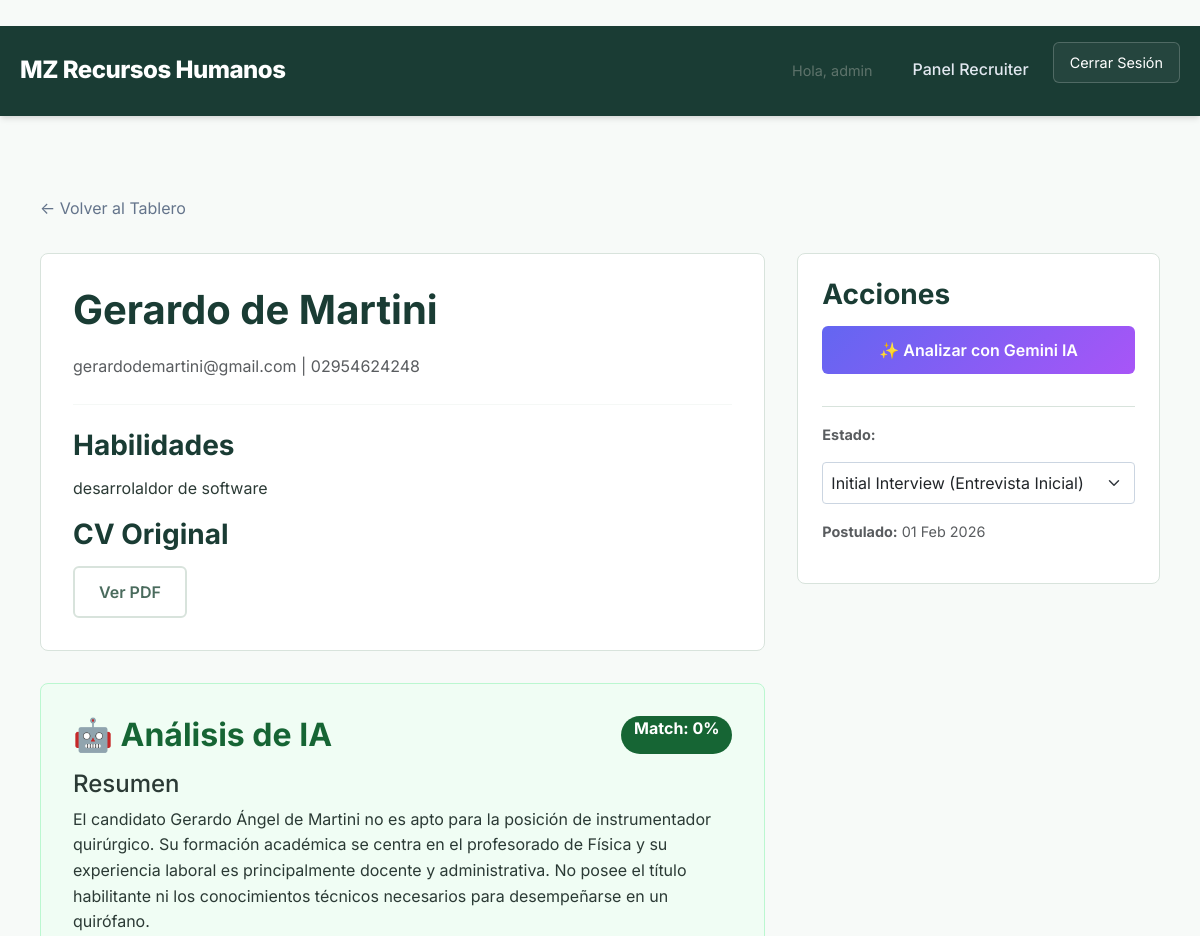
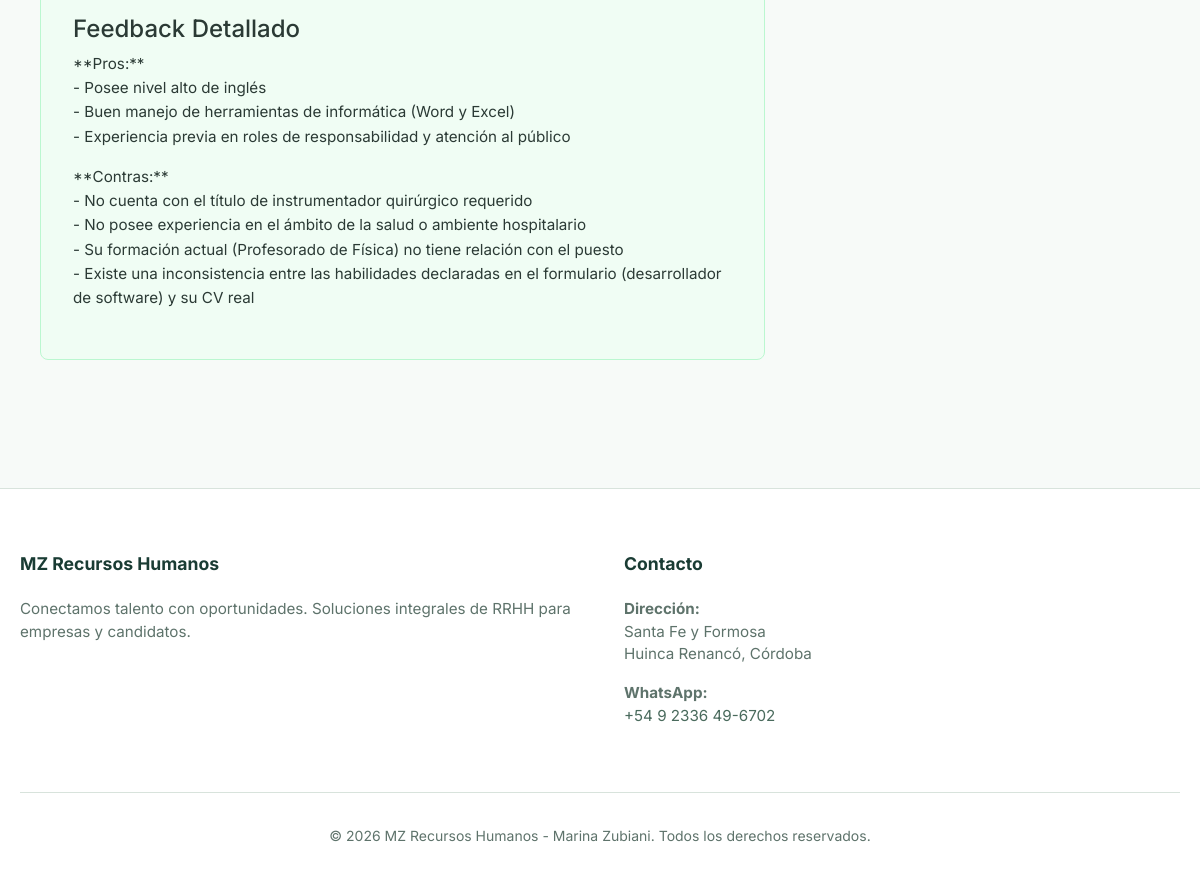
/staff/application/2/ (signed in), run on the app's committed database (2 pictures, top to bottom).
### applications/models.py (models this page shows, shortened)
class Application(models.Model):
    STATUS_CHOICES = [
        ('applied', 'Applied (Postulado)'),
        ('initial_interview', 'Initial Interview (Entrevista Inicial)'),
        ('tech_evaluation', 'Tech Evaluation (Evaluación Técnica)'),
        ('shortlist', 'Shortlist (Terna Final)'),
        ('offer', 'Offer (Oferta)'),
        ('hired', 'Hired (Contratado)'),
        ('rejected', 'Rejected (Descartado)'),
    ]
    vacancy = models.ForeignKey(Vacancy, related_name='applications', on_delete=models.CASCADE)
    candidate = models.ForeignKey(Candidate, related_name='applications', on_delete=models.CASCADE)
    status = models.CharField(max_length=20, choices=STATUS_CHOICES, default='applied')
    match_score = models.IntegerField(default=0, help_text="Percentage match based on skills (0-100)")
    applied_at = models.DateTimeField(auto_now_add=True)
    notes = models.TextField(blank=True)
    ai_summary = models.TextField(blank=True, help_text="AI-generated summary of the candidate")
    ai_match_score = models.IntegerField(null=True, blank=True, help_text="AI-calculated match score (0-100)")
    ai_feedback = models.TextField(blank=True, help_text="Detailed AI feedback on the match")

### candidates/models.py (models this page shows, shortened)
class Candidate(models.Model):
    AVAILABILITY_CHOICES = [
        ('active', 'Active (Looking)'),
        ('open', 'Open to Offers (Listening)'),
        ('not_looking', 'Not Looking (Dormant)'),
    ]
    first_name = models.CharField(max_length=100)
    last_name = models.CharField(max_length=100)
    user = models.OneToOneField(User, on_delete=models.CASCADE, null=True, blank=True, related_name='candidate_profile')
    email = models.EmailField(unique=True)
    secondary_email = models.CharField(max_length=255, blank=True, null=True, help_text="Correos secundarios separados por coma")
    phone = models.CharField(max_length=20, blank=True)
    resume_file = models.FileField(upload_to='resumes/', blank=True, null=True)
    skills = models.TextField(blank=True, help_text="Habilidades separadas por coma o descripción breve")
    tags = models.ManyToManyField(Tag, blank=True, related_name='candidates')
    availability_status = models.CharField(max_length=20, choices=AVAILABILITY_CHOICES, default='active')
    last_updated = models.DateTimeField(auto_now=True)
    update_token = models.UUIDField(default=uuid.uuid4, editable=False)
    created_at = models.DateTimeField(auto_now_add=True)

### dashboard/views.py (the view)
# urls.py: path('application/<int:application_id>/', views.application_detail, name='application_detail'),
@login_required
@user_passes_test(is_recruiter)
def application_detail(request, application_id):
    application = get_object_or_404(Application, id=application_id)
    status_choices = Application.STATUS_CHOICES
    return render(request, 'dashboard/application_detail.html', {
        'application': application,
        'status_choices': status_choices
    })

### dashboard/views.py (called while the page is built)
def is_recruiter(user):
    return user.is_staff

### hr_project/templates/dashboard/application_detail.html (shortened to what this page needs)
﻿{% extends "base.html" %}
{% block content %}
<div class="container" style="margin-top: 2rem;">
    <div style="margin-bottom: 2rem;">
        <a href="{% url 'kanban_board' application.vacancy.id %}" style="text-decoration: none; color: #64748b;">&larr;
            Volver al Tablero</a>
    </div>
    <div style="display: grid; grid-template-columns: 2fr 1fr; gap: 2rem;">
        <div>
            <div style="background: white; padding: 2rem; border-radius: 8px; border: 1px solid var(--border-color);">
                <h1>{{ application.candidate.first_name }} {{ application.candidate.last_name }}</h1>
                <p class="text-muted">{{ application.candidate.email }} | {{ application.candidate.phone }}</p>
                <hr style="margin: 1.5rem 0; border: 0; border-top: 1px solid var(--border-color);">
                <h3>Habilidades</h3>
                <p>{{ application.candidate.skills }}</p>
                <h3>CV Original</h3>
                {% if application.candidate.resume_file %}
                <a href="{{ application.candidate.resume_file.url }}" target="_blank" class="btn btn-outline">Ver
                    PDF</a>
                {% else %}
                <p class="text-muted">No hay CV adjunto.</p>
                {% endif %}
            </div>
            {% if application.ai_summary %}
            <div
                style="background: #f0fdf4; padding: 2rem; border-radius: 8px; border: 1px solid #bbf7d0; margin-top: 2rem;">
                <h2 style="color: #166534; display: flex; justify-content: space-between;">
                    <span>🤖 Análisis de IA</span>
                    <span
                        style="background: #166534; color: white; padding: 0.2rem 0.8rem; border-radius: 20px; font-size: 1rem;">Match:
                        {{ application.ai_match_score }}%</span>
                </h2>
                <div style="margin-top: 1rem;">
                    <h4>Resumen</h4>
                    <p>{{ application.ai_summary }}</p>
                    <h4>Feedback Detallado</h4>
                    <div style="font-size: 0.95rem; line-height: 1.6;">{{ application.ai_feedback|linebreaks }}</div>
                </div>
            </div>
            {% endif %}
        </div>
        <div>
            <div style="background: white; padding: 1.5rem; border-radius: 8px; border: 1px solid var(--border-color);">
                <h3>Acciones</h3>
                <form action="{% url 'analyze_application' application.id %}" method="post">
                    <button type="submit" class="btn btn-primary"
                        style="width: 100%; margin-bottom: 1rem; background: linear-gradient(135deg, #6366f1 0%, #a855f7 100%); border: none;">
                        ✨ Analizar con Gemini IA
                    </button>
                </form>
                <div style="margin-top: 1rem; padding-top: 1rem; border-top: 1px solid var(--border-color);">
                    <p class="text-muted" style="font-size: 0.9rem;">
                        <strong>Estado:</strong>
                    </p>
                    <div style="margin-bottom: 1rem;">
                        <form action="{% url 'update_application_status' application.id %}" method="post" style="display: flex; gap: 0.5rem; align-items: center;">
                            <select name="status" class="form-select" onchange="this.form.submit()"
                                    style="padding: 0.5rem; border-radius: 4px; border: 1px solid #cbd5e1; flex-grow: 1;">
                                {% for code, label in status_choices %}
                                <option value="{{ code }}" {% if application.status == code %}selected{% endif %}>
                                    {{ label }}
                                </option>
                                {% endfor %}
                            </select>
                        </form>
                    </div>
                    <p class="text-muted" style="font-size: 0.9rem;">
                        <strong>Postulado:</strong> {{ application.applied_at|date:"d M Y" }}
                    </p>
                </div>
            </div>
        </div>
    </div>
</div>
{% endblock %}

### hr_project/templates/base.html (shortened to what this page needs)
{% load static %}
<!DOCTYPE html>
<html lang="en">
<head>
    <link href="https://cdn.jsdelivr.net/npm/bootstrap@5.3.0/dist/css/bootstrap.min.css" rel="stylesheet">
    <link rel="stylesheet" href="https://cdnjs.cloudflare.com/ajax/libs/font-awesome/6.4.0/css/all.min.css">
    <link rel="stylesheet" href="{% static 'css/styles.css' %}">
</head>
<body>
    <header>
        <div class="container">
            <a href="/" class="logo">MZ Recursos Humanos</a>
            <nav class="nav-links">
                {% if user.is_authenticated %}
                <span style="margin-right: 1rem; color: var(--text-muted); font-size: 0.9rem;">Hola, {{ user }}</span>
                {% if user.company_profile %}
                <a href="{% url 'client_portal' %}">Empresas</a>
                {% elif user.candidate_profile %}
                <a href="{% url 'candidate_dashboard' %}">Mi Panel</a>
                {% elif user.is_staff %}
                <a href="{% url 'dashboard_home' %}">Panel Recruiter</a>
                {% endif %}
                <form action="{% url 'logout' %}" method="post" style="display:inline;">
                    <button type="submit" class="btn-nav">Cerrar Sesión</button>
                </form>
                {% else %}
                <a href="/">Oportunidades</a>
                <a href="/candidates/login/">Soy Candidato</a>
                <a href="{% url 'client_login' %}">Soy Empresa</a>
                <a href="{% url 'dashboard_login' %}" class="btn-nav">Acceso Staff</a>
                {% endif %}
            </nav>
        </div>
    </header>
    <main class="container" style="padding-top: 3rem; padding-bottom: 3rem;">
        {% block content %}{% endblock %}
    </main>
    <footer>
        <div class="container">
            <div class="footer-grid">
                <div class="footer-col">
                    <h4>MZ Recursos Humanos</h4>
                    <p>Conectamos talento con oportunidades. Soluciones integrales de RRHH para empresas y candidatos.
                    </p>
                </div>
                <div class="footer-col">
                    <h4>Contacto</h4>
                    <p><strong>Dirección:</strong><br>Santa Fe y Formosa<br>Huinca Renancó, Córdoba</p>
                    <p><strong>WhatsApp:</strong><br><a href="https://wa.me/5492336496702" target="_blank"
                            style="color: var(--secondary-color);">+54 9 2336 49-6702</a></p>
                </div>
            </div>
            <div class="copyright">
                <p>&copy; 2026 MZ Recursos Humanos - Marina Zubiani. Todos los derechos reservados.</p>
            </div>
        </div>
    </footer>
</body>
</html>

### static/css/styles.css (style rules this page uses)
:root { --primary-color: #1a3c34; --secondary-color: #4a6b5d; --accent-color: #88c9a1; --accent-hover: #71b88e; --bg-color: #f7faf8; --card-bg: #ffffff; --text-main: #2b3a35; --text-muted: #5e736b; --success: #10b981; --border-color: #d8e3dc; --font-main: 'Inter', system-ui, -apple-system, sans-serif; }
*, *::before, *::after { box-sizing: border-box; }
body { font-family: var(--font-main); background-color: var(--bg-color); color: var(--text-main); margin: 0; line-height: 1.6; }
h1, h2, h3 { color: var(--primary-color); font-weight: 700; margin-bottom: 0.5em; }
a { text-decoration: none; color: inherit; transition: color 0.2s; }
.container { max-width: 1200px; margin: 0 auto; padding: 0 20px; }
header { background: var(--primary-color); border-bottom: 1px solid var(--primary-color); padding: 1rem 0; box-shadow: 0 4px 6px -1px rgba(0, 0, 0, 0.1), 0 2px 4px -1px rgba(0, 0, 0, 0.06); color: white; }
header .container { display: flex; justify-content: space-between; align-items: center; flex-wrap: wrap; }
.logo { font-size: 1.5rem; font-weight: 800; color: white; letter-spacing: -0.5px; }
.nav-links { display: flex; gap: 1.5rem; align-items: center; }
.nav-links a { margin-left: 0; color: #e2e8f0; font-weight: 500; transition: color 0.2s; }
.btn-nav { border: 1px solid rgba(255, 255, 255, 0.2); padding: 0.5rem 1rem; border-radius: 6px; background: rgba(255, 255, 255, 0.05); cursor: pointer; font-size: 0.9rem; color: white; transition: all 0.2s; }
.btn { display: inline-block; padding: 0.75rem 1.5rem; border-radius: 6px; font-weight: 600; cursor: pointer; border: none; transition: all 0.2s; }
.btn-primary { background: var(--accent-color); color: white; }
.btn-outline { border: 2px solid var(--border-color); color: var(--secondary-color); background: transparent; }
input, textarea, select { width: 100%; padding: 0.75rem; border: 1px solid var(--border-color); border-radius: 6px; font-family: inherit; font-size: 1rem; }
footer { background: var(--card-bg); border-top: 1px solid var(--border-color); margin-top: 5rem; padding: 4rem 0 2rem; color: var(--text-muted); }
.footer-grid { display: grid; grid-template-columns: repeat(auto-fit, minmax(250px, 1fr)); gap: 3rem; margin-bottom: 3rem; }
.footer-col h4 { color: var(--primary-color); font-size: 1.1rem; margin-bottom: 1.5rem; font-weight: 700; }
.footer-col p { margin-bottom: 1rem; font-size: 0.95rem; line-height: 1.5; }
.copyright { text-align: center; padding-top: 2rem; border-top: 1px solid var(--border-color); font-size: 0.875rem; }

### data on the page
Application: candidate.first_name "Gerardo", candidate.last_name "de Martini", candidate.email "gerardodemartini@gmail.com", candidate.phone "02954624248", candidate.skills "desarrolaldor de software", ai_match_score "0", ai_summary "El candidato Gerardo Ángel de Martini no es apto para la posición de instrumentador quirúrgico. Su formación académica se centra en el profesorado de Física y su experiencia laboral es principalmente docente y administrativa. No posee el título habilitante ni los conocimientos técnicos necesarios para desempeñarse en un quirófano.", ai_feedback "**Pros:** - Posee nivel alto de inglés - Buen manejo de herramientas de informática (Word y Excel) - Experiencia previa en roles de responsabilidad y atención al público **Contras:** - No cuenta con el título de instrumentador quirúrgico requerido - No posee experiencia en el ámbito de la salud o ambiente hospitalario - Su formación actual (Profesorado de Física) no tiene relación con el puesto - Existe una inconsistencia entre las habilidades declaradas en el formulario (desarrollador de software) y su CV real", status "Initial Interview (Entrevista Inicial)", applied_at "01 Feb 2026"

### other printed values
{{ user }} "admin"
